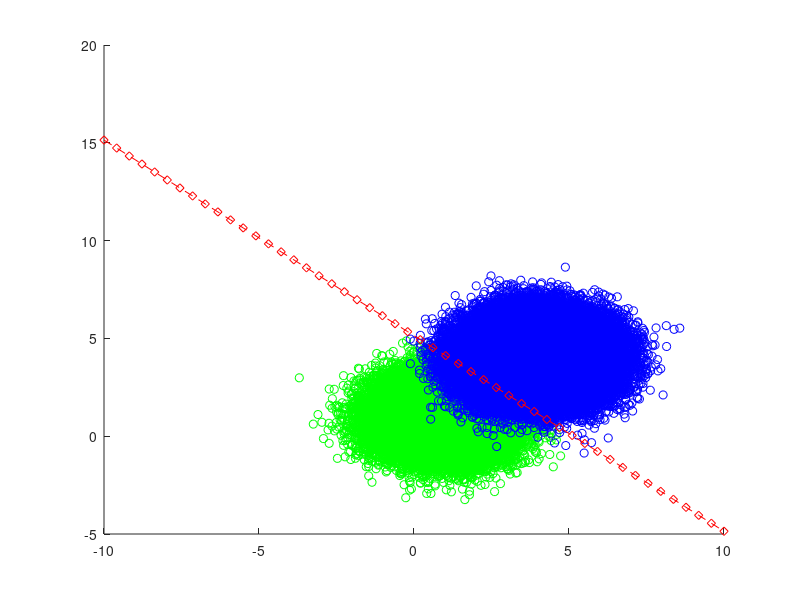

Write the MATLAB code that produced this figure.
clear all;
close all;
clc

A = dlmread('SetA.txt');            %Load SetA into Matrix A (2E^5 x 2)
xClass1 = A(1:60000,1);             %Reads first column of A, class 1 into x
xClass2 = A(60001:200000,1);        %Reads first column of A, class 2 into x
yClass1 = A(1:60000,2);             %Reads second column of A, class 1 into y
yClass2 = A(60001:200000,2);        %Reads second column of A, class 2 into y
x1 = linspace(-10,10,50);
x2 = 5.14 - x1;
scatter(xClass1,yClass1, 'g')
hold on
scatter(xClass2,yClass2, 'b')
hold on
plot(x1,x2, 'rd--')

